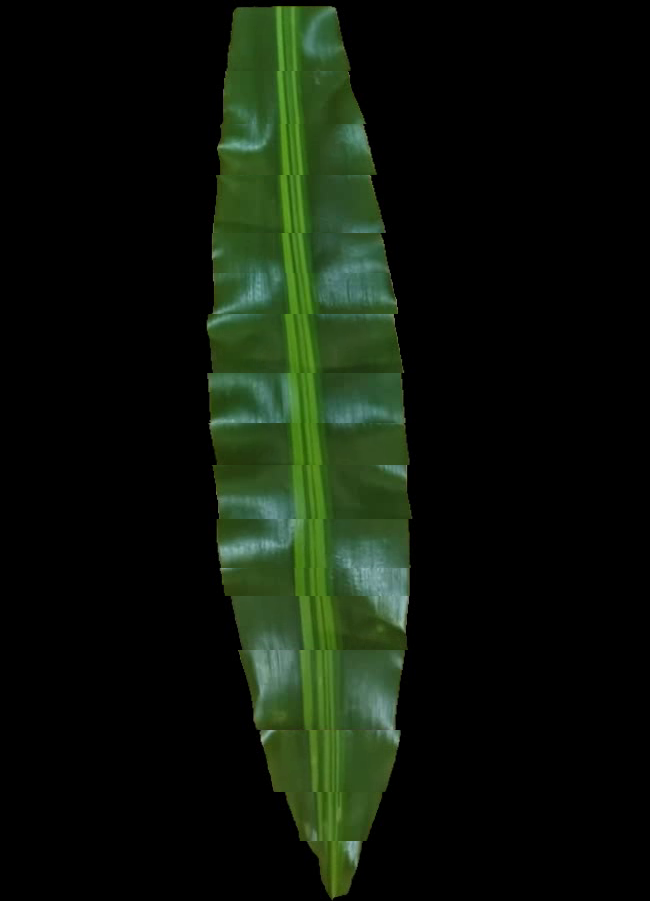
#> input picture LeafSegments/stitched_leaf_CCORR.png, 650 x 901 px
$ python DisplaySegments.py
#> lines starting #> are read from the running program, lines starting #| are printed output that depends on the picture; after the words box and inside, x2 and y2 are one past the last pixel; in counts of white or black regions, pixels touching at a corner belong together; long printed decimals are rounded
### LeafArea.py
import cv2
import numpy as np

def calculateArea(image_path, target_dimensions):
#> called with image_path = 'LeafSegments/stitched_leaf_CCORR.png', target_dimensions = (1, 6.5)
    image = cv2.imread(image_path)
#> image is the input picture: shape (901, 650, 3); mean B, G, R 10.5, 22, 13.4

    h, w, _ = image.shape
#> h = 901; w = 650
    target_h, target_w = target_dimensions
    print(h)
#| 901

    total_image_pixels =  h * w
#> total_image_pixels = 585650
    print(total_image_pixels)
#| 585650

    non_black_mask = np.any(image > 0, axis=-1)
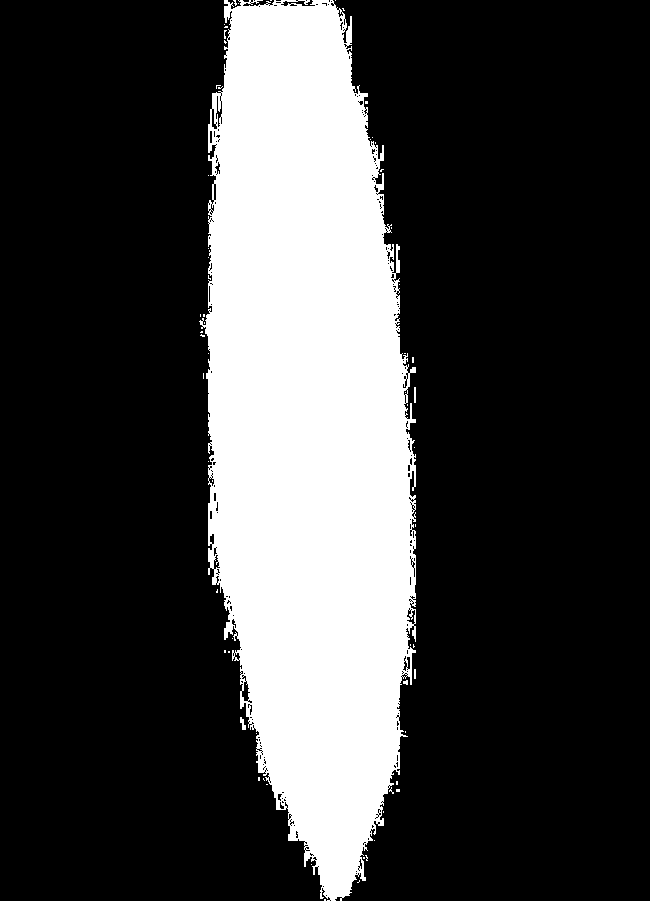
#> non_black_mask: shape (901, 650) bool; 24.6% white; 63 white regions (59 under 20 px), largest, box (x1, y1, x2, y2) and area: (199, 0, 416, 901) 143429, (240, 717, 246, 730) 44, (414, 387, 416, 403) 32, (414, 669, 416, 679) 20
    non_black_pixels = np.count_nonzero(non_black_mask)
#> non_black_pixels = 143796
    print(non_black_pixels)
#| 143796

    non_black_ratio = non_black_pixels / total_image_pixels
#> non_black_ratio = 0.246
    print(non_black_ratio)
#| 0.2455

    target_area = (h/100) * target_w
#> target_area = 58.56
    print(target_area)
#| 58.565

    non_black_area = non_black_ratio * target_area
#> non_black_area = 14.38

    return non_black_area

image_path = "LeafSegments/stitched_leaf_CCORR.png"
target_dimensions = (1, 6.5)

result_area = calculateArea(image_path, target_dimensions)
#> result_area = 14.38
print(result_area)
#| 14.3796

### DisplaySegments.py
import os
import cv2
import numpy as np
import glob
import re

from LeafArea import calculateArea

def stitch_images(input_folder, output_folder, output_filename="stitched_leaf_segments.png"):
    target_dimensions = (1, 6.5)

    # Get all images matching the pattern
    input_path = os.path.join(input_folder, "leaf_segment_*.png")
    image_files = glob.glob(input_path)

    # Extract numbers and sort by numerical order
    image_files.sort(key=lambda x: int(re.search(r'leaf_segment_(\d+)', x).group(1)))

    if not image_files:
        print("No images found!")
        return

    total_area = 0
    for image in image_files:
        image_area = calculateArea(image, target_dimensions)
        print(f"{image} Area: {image_area}")
        total_area += image_area

    # Load images
    images = [cv2.imread(img) for img in image_files]

    # Stitch vertically
    stitched_image = np.vstack(images)

    # Save result
    output_path = os.path.join(output_folder, output_filename)
    cv2.imwrite(output_path, stitched_image)

    print(f"✅ Stitched image saved as {output_path}")
    print(f"Total Area: {total_area}")

    leaf_image = cv2.imread(output_path)
    cv2.imshow("Reconstructed Leaf", leaf_image)
    cv2.waitKey(0)
    cv2.destroyAllWindows()

    return total_area

if __name__ == "__main__":
    video_folder = "demonstration0"
    input_folder = f"LeafSegments/{video_folder}"
    output_folder = f"TestVideos/{video_folder}"
    stitch_images(input_folder, output_folder)
